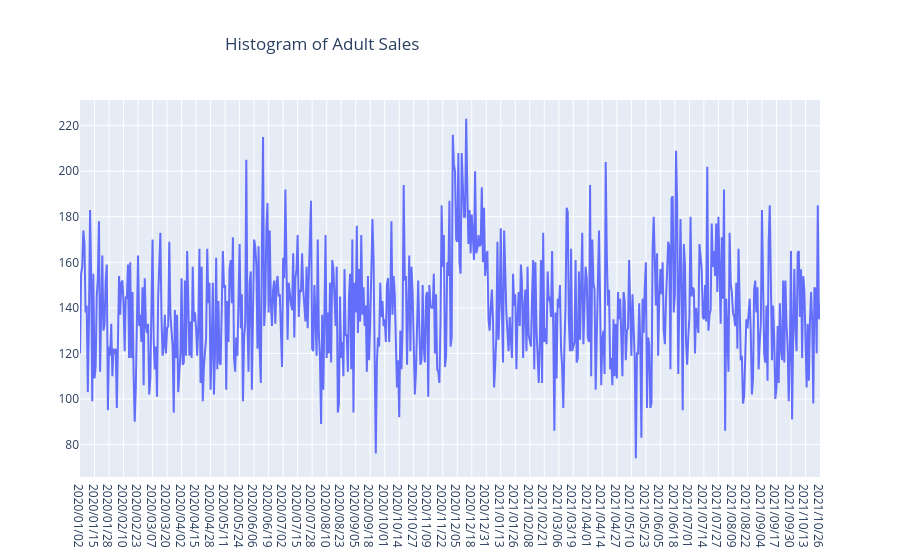

Notebook code cell kept with this figure:
### Code cell
hist_dog= dog_sale[['SALE_DATE','QUANTITY']].groupby('SALE_DATE').sum()

fig=go.Figure()
fig.add_trace(go.Scatter(x=hist_dog.index, y= hist_dog['QUANTITY'], mode='lines', name='Real'))
fig.update_layout(title={'text':'Histogram of dog Sales','x':0.25})
fig.show()

fig.write_image(output_dir / "hist_dog_sales.png")
#

### Figure 1 — Plotly figure (JSON) as saved in the notebook; plotly's stock layout.template omitted (floating-point values rounded to 4 significant figures; data arrays with more than 128 entries replaced by an {"elided": "..."} marker saying what was removed)
{"data": [{"mode": "lines", "name": "Real", "type": "scatter", "x": {"elided": "664 str values"}, "y": {"elided": "664 int values"}}], "layout": {"title": {"text": "Histogram of Adult Sales", "x": 0.25}}}
